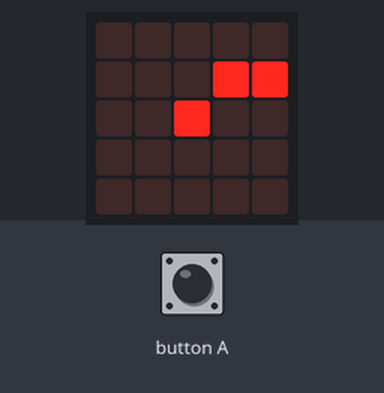
Bench run of a program on a simulated BBC micro:bit running MicroPython. Parts: the board's 5×5 LED display. The test bench sets the inputs (shaded band). The 48×5 strip is a reading aid, not a part: it shows the text the display is scrolling, unrolled, one strip-width of it at a time.

Above: at 1.6 s.
1.7 s: button A pressed for 0.15 s
At 5.4 s:
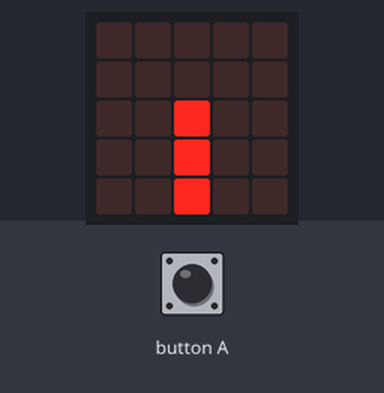
At 11.0 s:
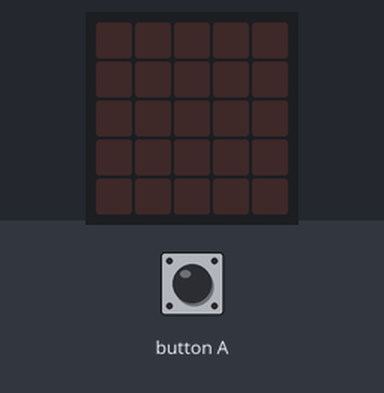
Timing chart, 0 to 12.5 s (numbered marks = the images above; inputs shaded):
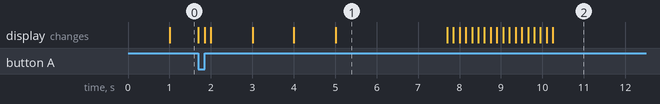

Measured:
- after the input at 1.7 s, the display: first changes at once (image 1 shows a later state)
- what the display in image 1 shows lasts 2.7 s, from 5.0 s to 7.7 s

The program:

main.py
```python
import microbit
from microbit import display, Image, button_a

# The event loop
def event_loop(tasks):
    run_queue = [t() for t in tasks if t is not None]
    while run_queue:
        t = run_queue.pop(0)
        try:
            next(t)
            run_queue.append(t)
        except StopIteration:
            pass


# Wrappers for the standard library
def sleep(msecs):
    t = microbit.running_time()
    while microbit.running_time() < t + msecs:
        yield


def wait_for_button_press(button):
    while not button.is_pressed():
        yield


def scroll(string, delay=150, loop=False, monospace=False):
    display.scroll(string, delay, wait=False,
                   loop=loop, monospace=monospace)
    yield from sleep(delay * 5 * (len(string) + 1))


# Initializing Skynet
def task_1():
    display.show(Image.CLOCK1)
    yield from sleep(2000)
    display.show(Image.CLOCK3)
    yield from sleep(2000)
    display.show(Image.CLOCK5)


def task_2():
    yield from sleep(1000)
    display.show(Image.CLOCK2)
    yield from sleep(2000)
    display.show(Image.CLOCK4)
    yield from sleep(2000)
    display.show(Image.CLOCK6)


def task_3():
    yield from wait_for_button_press(button_a)
    yield from scroll('The end')
    display.scroll('---')


tasks = [
    task_1,
    task_2,
    task_3
]

event_loop(tasks)
```
